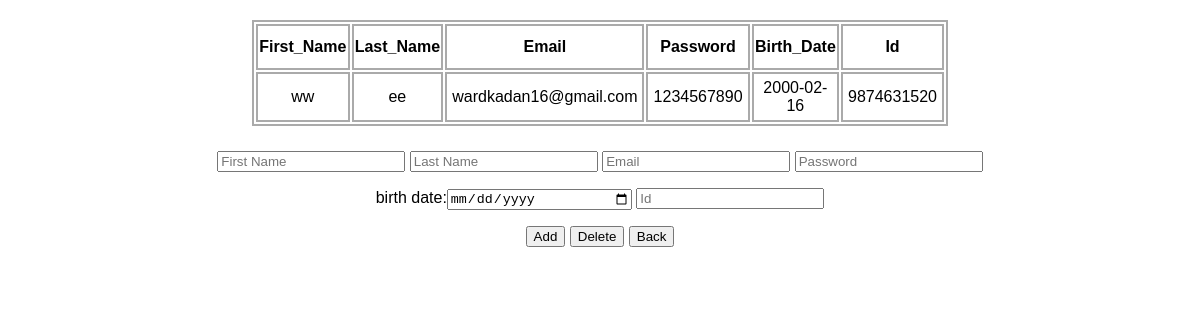
Page /New_Employee on the committed database.
### tables this page shows
CREATE TABLE "Login" (
	"first_name"	TEXT,
	"last_name"	TEXT,
	"email"	TEXT,
	"pass"	TEXT,
	"birth_date"	TEXT,
	"id"	INTEGER,
	"employee"	TEXT
);

### ASD.py (the view)
@app.route('/New_Employee', methods=['POST', 'GET'])
def New_Employee():
    if request.method == 'POST':
        if request.form.get("Add"):
            first_name = request.form["first_name"]
            last_name = request.form["last_name"]
            email = request.form["email"]
            password = request.form["pass"]
            birth_date = request.form["birth_date"]
            id = request.form["id"]
            employee = 'Employee'
            if first_name == '' or last_name == '' or email == '' or password == '' or birth_date == '' or id == '' or int(
                    id) < 0:
                _error_()
            else:
                reset__message__()
                conn = sqlite3.connect(currentdirectory + '\database.db')
                cursor = conn.cursor()
                x = '''INSERT INTO Login(first_name,last_name,email,pass,birth_date,id,employee) VALUES(?,?,?,?,?,?,?)'''
                cursor.execute(x, (first_name, last_name, email, password, birth_date, id, employee))
                conn.commit()
            return redirect('/New_Employee')
        elif request.form.get("Delete"):
            first_name = request.form["first_name"]
            last_name = request.form["last_name"]
            email = request.form["email"]
            password = request.form["pass"]
            birth_date = request.form.get("birth_date")
            id = request.form["id"]
            employee = 'Employee'
            conn = sqlite3.connect('database.db')
            cursor = conn.cursor()
            if first_name == '' or last_name == '' or email == '' or password == '' or birth_date == '' or id == '' or int(
                    id) < 0:
                _error_()
            else:
                reset__message__()
                delete = "DELETE FROM Login WHERE first_name=? and last_name=? and email=? and pass=? and birth_date=? and id=? and employee=?"
                cursor.execute(delete, (first_name, last_name, email, password, birth_date, id, employee,))
                conn.commit()
            return redirect('/New_Employee')
        elif request.form.get("Back"):
            reset__message__()
            return Admin()
    else:
        employee_ = 'Employee'
        headings = ("First_Name", "Last_Name", "Email", "Password", "Birth_Date", "Id")
        conn = sqlite3.connect('database.db')
        cursor = conn.cursor()
        employee = "SELECT first_name,last_name,email,pass,birth_date,id FROM Login WHERE employee=?"
        result = cursor.execute(employee, (employee_,)).fetchall()
        return render_template('Admin-New_employee.html', headings=headings, data=result, message=_get_message_())

### ASD.py (called while the page is built)
def _get_message_():
    global message_
    return message_

### templates/Admin-New_employee.html (shortened to what this page needs)
<!DOCTYPE html>
<html lang="en">
<head>
        <link rel="stylesheet" href="/static/styles.css"/>
</head>
<body>
    <table class="table">
       <tr>
           {% for header in headings %}
           <th>{{ header }}</th>
           {% endfor %}
       </tr>
        {% for row in data %}
        <tr>
            {% for x in row %}
            <td>{{ x }}</td>
            {% endfor %}
        </tr>
        {% endfor %}
    </table>
    <div class="form">
        <form action=New_Employee method="POST" class="form">
            <label for="first_name"></label><input type="text" name="first_name" id="first_name" placeholder="First Name" autocomplete="off">
            <label for="last_name"></label><input type="text" name="last_name" id="last_name" placeholder="Last Name" autocomplete="off">
            <label for="email"></label><input type="email" name="email" id="email" placeholder="Email" autocomplete="off">
            <label for="pass"></label><input type="text" name="pass" id="pass" placeholder="Password" autocomplete="off">
            <p>
                <label for="birth_date">birth date:</label><input type="date" id="birth_date" name="birth_date">
                <label for="id"></label><input type="number" name="id" id="id" placeholder="Id" autocomplete="off">
            </p>
            <p>
                <button type="submit" name="Add" value="Add"> Add </button>
                <button type="submit" name="Delete" value="Delete"> Delete </button>
                <button type="submit" name="Back" value="Back"> Back </button>
            </p>
        </form>
    </div>
</body>
</html>

### static/styles.css (style rules this page uses)
body, html { margin: 10px; font-family: sans-serif; }
table, td, th { border: 2px solid #aaa; }
.table { margin-left: auto; margin-right: auto; }
table { border-collapse: separate; width: 30%; }
th { height: 40px; width: 50px; }
td { text-align: center; padding: 5px; width: 20%; height: auto; }
.form { text-align: center; margin-top: 25px; }
input { width: 180px; }

### templates/Admin-New_employee.html (style rules this page uses)
input[type=number] { -moz-appearance: textfield; }
.table { width: 60%; }

### rows in the picture
Login: first_name "ww", last_name "ee", email "wardkadan16@gmail.com", pass "1234567890", birth_date "2000-02-16", id "9874631520"

### other values in the picture
{{ header }} "First_Name" "Last_Name" "Email" "Password" "Birth_Date" "Id"
